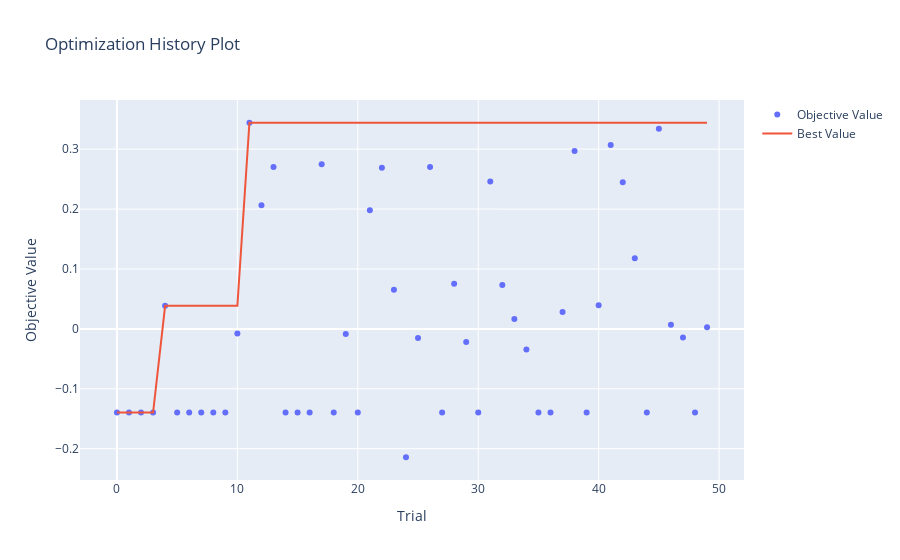

Notebook source saved alongside this figure:
### Code cell
optuna.visualization.plot_optimization_history(study_lgbm)
